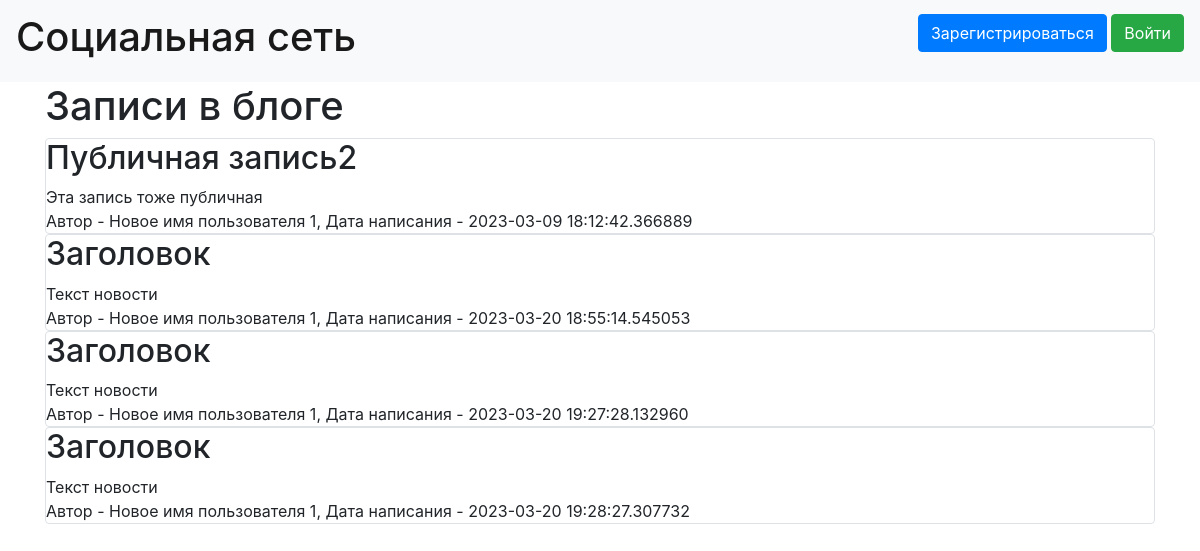
The page / on the database its author committed.
### data/news.py (models this page shows)
class News(SqlAlchemyBase,SerializerMixin):
    __tablename__ = 'news'
    id = sqlalchemy.Column(sqlalchemy.Integer,
                           primary_key=True, autoincrement=True)
    title = sqlalchemy.Column(sqlalchemy.String, nullable=True)
    content = sqlalchemy.Column(sqlalchemy.String, nullable=True)
    created_date = sqlalchemy.Column(sqlalchemy.DateTime,
                                     default=datetime.datetime.now)
    is_private = sqlalchemy.Column(sqlalchemy.Boolean, default=True)
    user_id = sqlalchemy.Column(sqlalchemy.Integer,
                                sqlalchemy.ForeignKey("users.id"))
    user = orm.relationship('User')

### data/users.py (models this page shows, shortened)
class User(SqlAlchemyBase, UserMixin, SerializerMixin):
    __tablename__ = 'users'
    id = sqlalchemy.Column(sqlalchemy.Integer,
                           primary_key=True, autoincrement=True)
    name = sqlalchemy.Column(sqlalchemy.String, nullable=True)
    about = sqlalchemy.Column(sqlalchemy.String, nullable=True)
    email = sqlalchemy.Column(sqlalchemy.String,
                              index=True, unique=True, nullable=True)
    hashed_password = sqlalchemy.Column(sqlalchemy.String, nullable=True)
    created_date = sqlalchemy.Column(sqlalchemy.DateTime,
                                     default=datetime.datetime.now)
    news = orm.relationship('News', back_populates='user')

### main.py (the view)
    @app.route("/")
    def index():
        db_sess = db_session.create_session()
        if current_user.is_authenticated:
            news = db_sess.query(News).filter(
                (News.user == current_user) | (News.is_private != True))
        else:
            news = db_sess.query(News).filter(News.is_private != True)
        return render_template("index.html", news=news)

### data/db_session.py (called while the page is built)
def create_session() -> Session:
    global __factory
    return __factory()

### templates/index.html (shortened to what this page needs)
{% extends "base.html" %}
{% block content %}
<h1>Записи в блоге</h1>
{% for item in news%}
<div class="col-md6 border rounded">
    <h2>{{item.title}}</h2>
    <div>
        {{item.content}}
    </div>
    <div>
        Автор - {{item.user.name}}, Дата написания - {{item.created_date}}
    </div>
</div>
{% endfor %}
{% endblock %}

### templates/base.html (shortened to what this page needs)
<!doctype html>
<html lang="en">
<head>
    <link rel="stylesheet"
          href="https://stackpath.bootstrapcdn.com/bootstrap/4.4.1/css/bootstrap.min.css"
>
</head>
<body>
<header>
    <nav class="navbar navbar-light bg-light">
        <a class="navbar-brand" href="#"><h1>Социальная сеть</h1></a>
        {% if current_user.is_authenticated %}
    <a class="navbar-brand" href="/logout">{{ current_user.name }}</a>
{% else %}
    <p>
        <a class="btn btn-primary " href="/register">Зарегистрироваться</a>
        <a class="btn btn-success" href="/login">Войти</a>
    </p>
{% endif %}
    </nav>
</header>
<main role="main" class="container">
    {% block content %}{% endblock %}
</main>
</body>
</html>

### rows shown on the page
News: title "Публичная запись2", content "Эта запись тоже публичная", user.name "Новое имя пользователя 1", created_date "2023-03-09 18:12:42.366889"
News: title "Заголовок", content "Текст новости", user.name "Новое имя пользователя 1", created_date "2023-03-20 18:55:14.545053"
News: title "Заголовок", content "Текст новости", user.name "Новое имя пользователя 1", created_date "2023-03-20 19:27:28.132960"
News: title "Заголовок", content "Текст новости", user.name "Новое имя пользователя 1", created_date "2023-03-20 19:28:27.307732"
